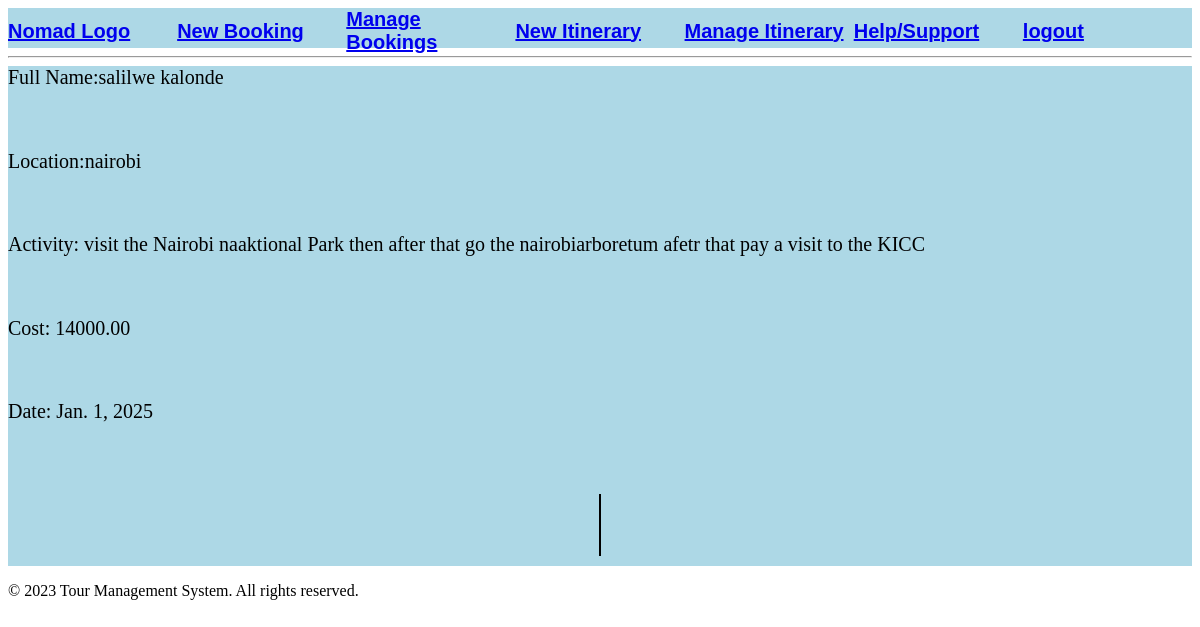
Before: /itinerary/ (signed in) with the older database file.
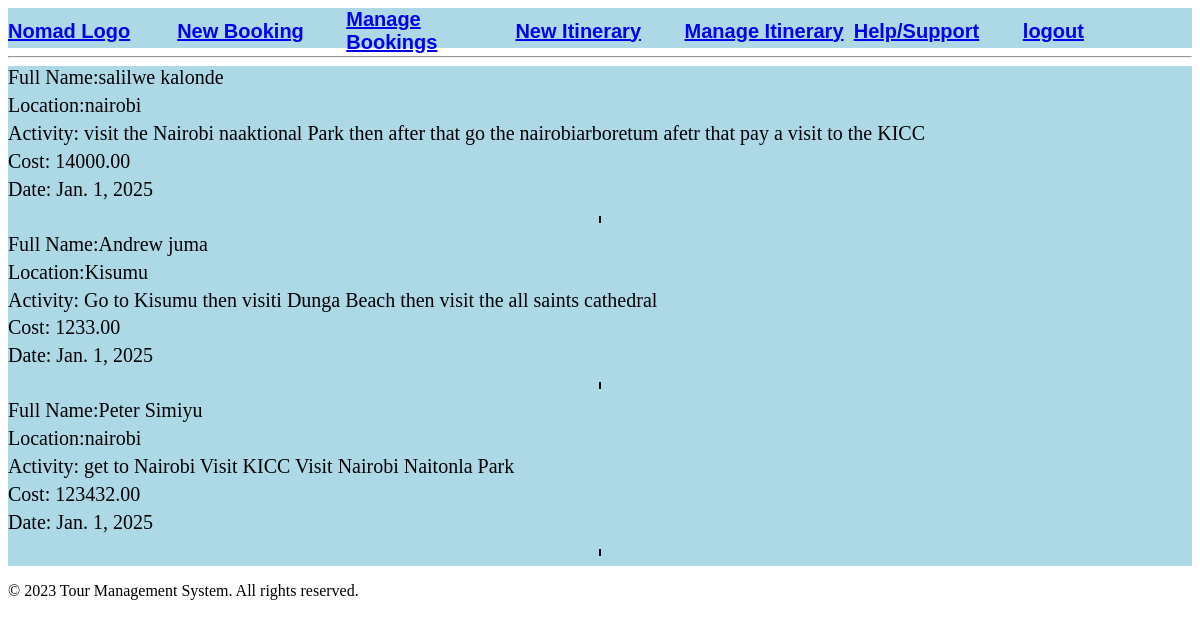
After: the same page with the newer database file.
### Tour/models.py (models this page shows, shortened)
class Itinerary(models.Model):
    first_name=models.ForeignKey(Booking, on_delete=models.CASCADE, null=True, blank=True)
    location=models.CharField(max_length=100, default='Unknown')
    activity=models.TextField()
    cost=models.DecimalField(max_digits=10, decimal_places=2 )
    date=models.DateField(default='2025-01-01')
    created_at= models.DateTimeField(auto_now_add=True)
    updated_at= models.DateTimeField(auto_now=True)
    user=models.ForeignKey(User, on_delete=models.CASCADE, null=True, blank=True)
    class Meta:
        ordering= ['updated_at','-created_at']

class Booking(models.Model):
    first_name=models.CharField(max_length=100,default='Unknown')
    last_name=models.CharField(max_length=100,  default='Unknown')
    email=models.EmailField(max_length=100, default='default@example.com')
    phone=models.CharField(max_length=100,  default='0000000000')
    Original_location=models.CharField(max_length=100, default='Unknown')
    destination=models.CharField(max_length=100, default='Unknown')
    departure_date=models.DateField(default='2025-01-01')
    return_date=models.DateField(default='2025-01-01')
    created_at= models.DateTimeField(auto_now_add=True, null=True, blank=True)
    updated_at= models.DateTimeField(auto_now=True, null=True, blank=True)
    class Meta:
        ordering= ['-updated_at', '-created_at']
    def __str__(self):
        return self.first_name + ' ' + self.last_name

### Tour/views.py (the view)
# urls.py: path('itinerary/',views.itinerary,name='itinerary'),
@login_required(login_url='login')
def itinerary(request):
    itinerary= Itinerary.objects.all()
    context={'itinerary':itinerary}
    return render(request, 'Tour/itinerary.html',context)

### Tour/templates/Tour/itinerary.html (shortened to what this page needs)
{%extends  "main.html"%}
    {% block content %}
    <div class="itinerary">
        {%for itin in itinerary %}
        <div>Full Name:{{itin.first_name }} </div>
        <div>Location:{{itin.location }} </div>
        <div> Activity: {{itin.activity }} </div>
        <div> Cost: {{itin.cost }}</div>
        <div>Date: {{itin.date}}</div>
        <hr style="border:1px solid black;">
    {%endfor%}
    </div>
    {% endblock %}

Changed rows visible on the page:
added Itinerary: first_name "Andrew juma", location "Kisumu", activity "Go to Kisumu then visiti Dunga Beach then visit the all saints cathedral", cost "1233.00", date "Jan. 1, 2025"
added Itinerary: first_name "Peter Simiyu", location "nairobi", activity "get to Nairobi Visit KICC Visit Nairobi Naitonla Park", cost "123432.00", date "Jan. 1, 2025"
